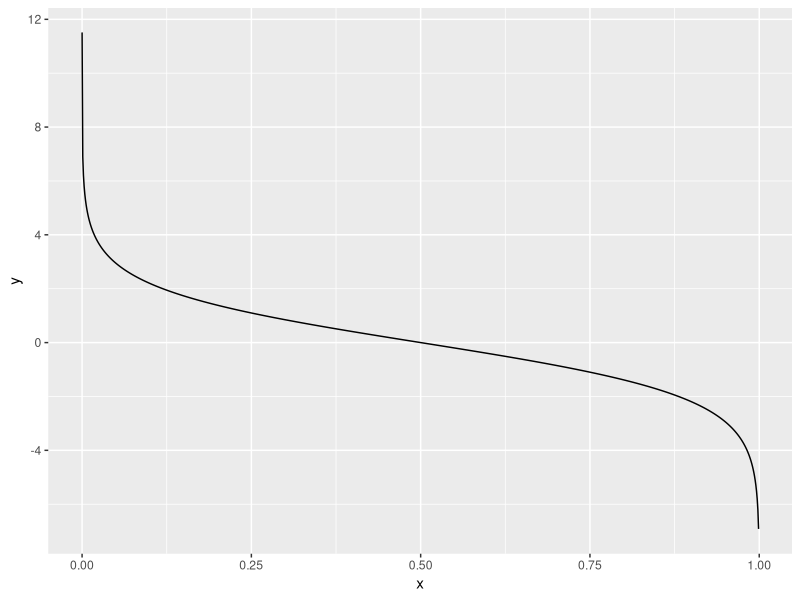

Source code (R):
require(ggplot2)

alpha <- function(error) {
  log((1-error)/error)
}


x <- seq(0.00001,0.999999,by = 0.001)

d <- data.frame(x = x, y = sapply(x,alpha))


qplot(x,y,data=d,geom='line')

# 当前分类器很强，但是却把这个实例搞错了，那么这个实例确实很复杂，要加强权重
# 当前分类器很弱，把这个实例搞错了，可以理解，权重减轻。
